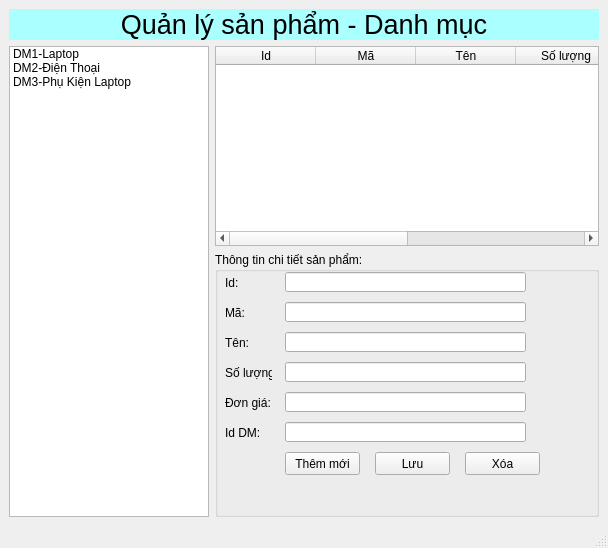
<?xml version="1.0" encoding="UTF-8"?>
<ui version="4.0">
 <class>MainWindow</class>
 <widget class="QMainWindow" name="MainWindow">
  <property name="geometry">
   <rect>
    <x>0</x>
    <y>0</y>
    <width>608</width>
    <height>548</height>
   </rect>
  </property>
  <property name="windowTitle">
   <string>MainWindow</string>
  </property>
  <widget class="QWidget" name="centralwidget">
   <layout class="QVBoxLayout" name="verticalLayout_2">
    <item>
     <layout class="QVBoxLayout" name="verticalLayout">
      <item>
       <widget class="QLabel" name="label">
        <property name="maximumSize">
         <size>
          <width>16777215</width>
          <height>50</height>
         </size>
        </property>
        <property name="font">
         <font>
          <pointsize>20</pointsize>
         </font>
        </property>
        <property name="styleSheet">
         <string notr="true">background-color: rgb(170, 255, 255);</string>
        </property>
        <property name="text">
         <string>Quản lý sản phẩm - Danh mục</string>
        </property>
        <property name="alignment">
         <set>Qt::AlignCenter</set>
        </property>
       </widget>
      </item>
      <item>
       <layout class="QVBoxLayout" name="verticalLayout_5">
        <item>
         <layout class="QHBoxLayout" name="horizontalLayout">
          <item>
           <widget class="QListWidget" name="listWidgetDanhMuc">
            <property name="maximumSize">
             <size>
              <width>200</width>
              <height>16777215</height>
             </size>
            </property>
            <item>
             <property name="text">
              <string>DM1-Laptop</string>
             </property>
            </item>
            <item>
             <property name="text">
              <string>DM2-Điện Thoại</string>
             </property>
             <property name="foreground">
              <brush brushstyle="NoBrush">
               <color alpha="255">
                <red>255</red>
                <green>0</green>
                <blue>0</blue>
               </color>
              </brush>
             </property>
            </item>
            <item>
             <property name="text">
              <string>DM3-Phụ Kiện Laptop</string>
             </property>
            </item>
           </widget>
          </item>
          <item>
           <layout class="QVBoxLayout" name="verticalLayout_6">
            <item>
             <widget class="QTableWidget" name="tableWidgetSanPham">
              <property name="maximumSize">
               <size>
                <width>16777215</width>
                <height>200</height>
               </size>
              </property>
              <column>
               <property name="text">
                <string>Id</string>
               </property>
              </column>
              <column>
               <property name="text">
                <string>Mã</string>
               </property>
              </column>
              <column>
               <property name="text">
                <string>Tên</string>
               </property>
              </column>
              <column>
               <property name="text">
                <string>Số lượng</string>
               </property>
              </column>
              <column>
               <property name="text">
                <string>New Column</string>
               </property>
              </column>
              <column>
               <property name="text">
                <string>Id DM</string>
               </property>
              </column>
             </widget>
            </item>
            <item>
             <layout class="QVBoxLayout" name="verticalLayout_7">
              <item>
               <widget class="QGroupBox" name="groupBox">
                <property name="title">
                 <string>Thông tin chi tiết sản phẩm:</string>
                </property>
                <widget class="QLabel" name="label_2">
                 <property name="geometry">
                  <rect>
                   <x>10</x>
                   <y>20</y>
                   <width>47</width>
                   <height>21</height>
                  </rect>
                 </property>
                 <property name="text">
                  <string>Id:</string>
                 </property>
                </widget>
                <widget class="QLineEdit" name="lineEditId">
                 <property name="geometry">
                  <rect>
                   <x>70</x>
                   <y>20</y>
                   <width>241</width>
                   <height>20</height>
                  </rect>
                 </property>
                </widget>
                <widget class="QLineEdit" name="lineEditMa">
                 <property name="geometry">
                  <rect>
                   <x>70</x>
                   <y>50</y>
                   <width>241</width>
                   <height>20</height>
                  </rect>
                 </property>
                </widget>
                <widget class="QLabel" name="label_3">
                 <property name="geometry">
                  <rect>
                   <x>10</x>
                   <y>50</y>
                   <width>47</width>
                   <height>21</height>
                  </rect>
                 </property>
                 <property name="text">
                  <string>Mã:</string>
                 </property>
                </widget>
                <widget class="QLineEdit" name="lineEditSoLuong">
                 <property name="geometry">
                  <rect>
                   <x>70</x>
                   <y>110</y>
                   <width>241</width>
                   <height>20</height>
                  </rect>
                 </property>
                </widget>
                <widget class="QLabel" name="label_4">
                 <property name="geometry">
                  <rect>
                   <x>10</x>
                   <y>110</y>
                   <width>47</width>
                   <height>21</height>
                  </rect>
                 </property>
                 <property name="text">
                  <string>Số lượng:</string>
                 </property>
                </widget>
                <widget class="QLineEdit" name="lineEditDonGia">
                 <property name="geometry">
                  <rect>
                   <x>70</x>
                   <y>140</y>
                   <width>241</width>
                   <height>20</height>
                  </rect>
                 </property>
                </widget>
                <widget class="QLabel" name="label_5">
                 <property name="geometry">
                  <rect>
                   <x>10</x>
                   <y>140</y>
                   <width>47</width>
                   <height>21</height>
                  </rect>
                 </property>
                 <property name="text">
                  <string>Đơn giá:</string>
                 </property>
                </widget>
                <widget class="QLineEdit" name="lineEditIdDM">
                 <property name="geometry">
                  <rect>
                   <x>70</x>
                   <y>170</y>
                   <width>241</width>
                   <height>20</height>
                  </rect>
                 </property>
                </widget>
                <widget class="QLabel" name="label_6">
                 <property name="geometry">
                  <rect>
                   <x>10</x>
                   <y>170</y>
                   <width>47</width>
                   <height>21</height>
                  </rect>
                 </property>
                 <property name="text">
                  <string>Id DM:</string>
                 </property>
                </widget>
                <widget class="QPushButton" name="pushButtonThemMoi">
                 <property name="geometry">
                  <rect>
                   <x>70</x>
                   <y>200</y>
                   <width>75</width>
                   <height>23</height>
                  </rect>
                 </property>
                 <property name="text">
                  <string>Thêm mới</string>
                 </property>
                </widget>
                <widget class="QPushButton" name="pushButtonLuu">
                 <property name="geometry">
                  <rect>
                   <x>160</x>
                   <y>200</y>
                   <width>75</width>
                   <height>23</height>
                  </rect>
                 </property>
                 <property name="text">
                  <string>Lưu</string>
                 </property>
                </widget>
                <widget class="QPushButton" name="pushButtonXoa">
                 <property name="geometry">
                  <rect>
                   <x>250</x>
                   <y>200</y>
                   <width>75</width>
                   <height>23</height>
                  </rect>
                 </property>
                 <property name="text">
                  <string>Xóa</string>
                 </property>
                </widget>
                <widget class="QLineEdit" name="lineEditTen">
                 <property name="geometry">
                  <rect>
                   <x>70</x>
                   <y>80</y>
                   <width>241</width>
                   <height>20</height>
                  </rect>
                 </property>
                </widget>
                <widget class="QLabel" name="label_7">
                 <property name="geometry">
                  <rect>
                   <x>10</x>
                   <y>80</y>
                   <width>47</width>
                   <height>21</height>
                  </rect>
                 </property>
                 <property name="text">
                  <string>Tên:</string>
                 </property>
                </widget>
               </widget>
              </item>
             </layout>
            </item>
           </layout>
          </item>
         </layout>
        </item>
       </layout>
      </item>
     </layout>
    </item>
   </layout>
  </widget>
  <widget class="QMenuBar" name="menubar">
   <property name="geometry">
    <rect>
     <x>0</x>
     <y>0</y>
     <width>608</width>
     <height>22</height>
    </rect>
   </property>
  </widget>
  <widget class="QStatusBar" name="statusbar"/>
 </widget>
 <tabstops>
  <tabstop>listWidgetDanhMuc</tabstop>
  <tabstop>tableWidgetSanPham</tabstop>
  <tabstop>lineEditId</tabstop>
  <tabstop>lineEditMa</tabstop>
  <tabstop>lineEditTen</tabstop>
  <tabstop>lineEditSoLuong</tabstop>
  <tabstop>lineEditDonGia</tabstop>
  <tabstop>lineEditIdDM</tabstop>
  <tabstop>pushButtonThemMoi</tabstop>
  <tabstop>pushButtonLuu</tabstop>
  <tabstop>pushButtonXoa</tabstop>
 </tabstops>
 <resources/>
 <connections/>
</ui>
